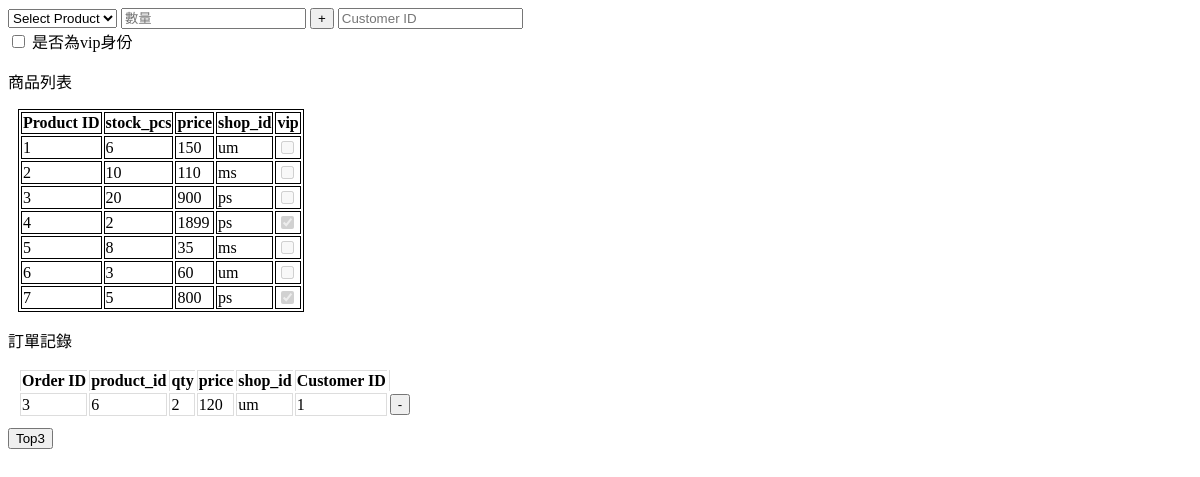
The app's page /app/ with its own data.
### app/models.py (models this page shows)
class Product(models.Model):
    product_id = models.IntegerField(primary_key=True)
    stock_pcs = models.IntegerField()
    price = models.IntegerField()
    shop_id = models.CharField(max_length=16)
    vip = models.BooleanField()

class Order(models.Model):
    id = models.AutoField(primary_key=True)
    product = models.ForeignKey(Product, on_delete=models.CASCADE)
    qty = models.IntegerField()
    price = models.IntegerField()
    shop_id = models.CharField(max_length=16)
    customer_id = models.IntegerField()
    created_at = models.DateField(auto_now_add=True)

### app/views.py (the view)
# urls.py: path('', views.index, name='index'),
def index(request):
    context = {
        'products': Product.objects.all(),
        'orders': Order.objects.all(),
    }
    return render(request, 'index.html', context)

### app/templates/index.html (shortened to what this page needs)
<html>
  <head>
  </head>
  <body>
    <div id="add_order_block">
      <select name="products">
        <option value="" disabled selected>Select Product</option>
      </select>
      <input type="number" min="0" placeholder="數量">
      <input type="button" value="+" onclick="addOrder()">
      <input type="number" placeholder="Customer ID">
      <br>
      <input type="checkbox" name="vip">
      <label for="vip">是否為vip身份</label>
    </div>
    <p>商品列表</p>
    <table style="margin:10px" class="table">
      <tr>
        <th>Product ID</th>
        <th>stock_pcs</th>
        <th>price</th>
        <th>shop_id</th>
        <th>vip</th>
      </tr>
      {% for product in products %}
        <tr>
          <td>{{ product.product_id }}</td>
          <td>{{ product.stock_pcs }}</td>
          <td>{{ product.price }}</td>
          <td>{{ product.shop_id }}</td>
          <td><input type="checkbox" {% if product.vip %} checked {% endif %} disabled="true"></td>
        </tr>
      {% endfor %}
    </table>
    <p>訂單記錄</p>
    <table style="margin:10px" class="table-bordered-custom">
      <thead>
        <tr>
          <th>Order ID</th>
          <th>product_id</th>
          <th>qty</th>
          <th>price</th>
          <th>shop_id</th>
          <th>Customer ID</th>
          <th style="border-top:0 !important"></th>
        </tr>
      </thead>
      <tbody>
        {% for order in orders %}
          <tr id="order_{{ order.id }}">
            <td>{{ order.id }}</td>
            <td>{{ order.product.product_id }}</td>
            <td>{{ order.qty }}</td>
            <td>{{ order.price }}</td>
            <td>{{ order.shop_id }}</td>
            <td>{{ order.customer_id }}</td>
            <td><input type="button" value="-" onclick="deleteOrder({{ order.id }})"></td>
          </tr>
        {% endfor %}
    </table>
    <input type="button" value="Top3" onclick="topThree()">
  </body>
</html>

### app/templates/index.html (style rules this page uses)
.table { border: 1px solid; }
.table th { border: 1px solid; }
.table td { border: 1px solid; }
.table-bordered-custom { border:0px; border-top:initial; }
.table-bordered-custom thead th { border-top:1px solid #ddd !important; border-left:1px solid #ddd !important; }
.table-bordered-custom tbody td { border:1px solid #ddd !important; }
.table-bordered-custom tbody td:last-child { border:0 !important; }

### records on screen
Product: product_id "1", stock_pcs "6", price "150", shop_id "um"
Product: product_id "2", stock_pcs "10", price "110", shop_id "ms"
Product: product_id "3", stock_pcs "20", price "900", shop_id "ps"
Product: product_id "4", stock_pcs "2", price "1899", shop_id "ps", vip "☑"
Product: product_id "5", stock_pcs "8", price "35", shop_id "ms"
Product: product_id "6", stock_pcs "3", price "60", shop_id "um"
Product: product_id "7", stock_pcs "5", price "800", shop_id "ps", vip "☑"
Order: id "3", product.product_id "6", qty "2", price "120", shop_id "um", customer_id "1"
